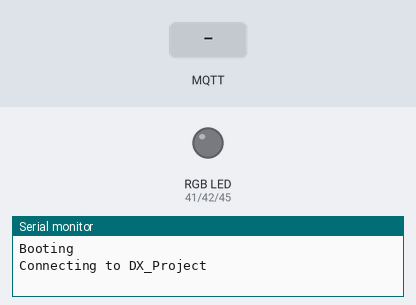
Recording of a sketch running on a simulated ESP32. Shown: an RGB LED mixed from three pins (HIGH = lit), the last lines printed to the serial monitor. The inputs (shaded band) are chosen by the test bench. WiFi joins after 1.5 s; servers stay silent unless stated; random numbers use the default seed unless the sketch sets one; no MQTT or app messages arrive unless stated.

Above: at 0.1 s.
At 21.5 s:
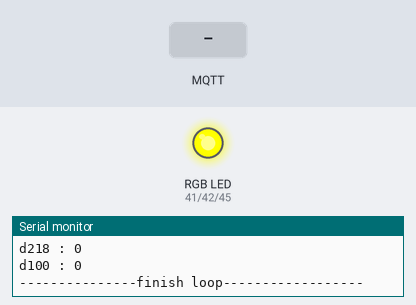
21.6 s: MQTT message "1" arrives on the first subscribed topic
At 26.2 s:
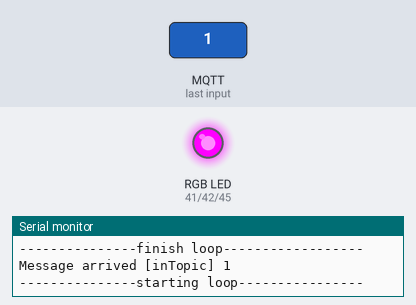
Timing chart, 0 to 27.7 s (numbered marks = the images above; inputs shaded):
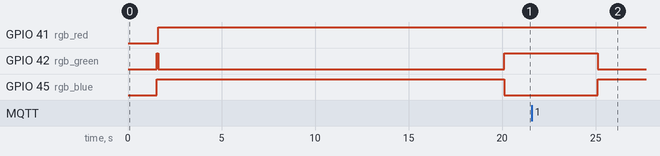

The sketch:

AOD01.ino
```cpp
#include <WiFi.h>
#include <ESPmDNS.h>
#include <WiFiUdp.h>
#include <ArduinoOTA.h>
#include <PubSubClient.h>
#include <ModbusMaster.h>

ModbusMaster node;

//#define led_connection 42
//#define led_run 41

#define rgb_red 41
#define rgb_green 42
#define rgb_blue 45

const char* ssid = "DX_Project";
const char* password = "natmms22";
//const char* ssid = "TP-Link_EF46";
//const char* password = "98148813";
const char* mqtt_server = "192.168.1.2";

IPAddress local_IP(192, 168, 1, 96); // Static IP address192.168.100.164
IPAddress gateway(192, 168, 1, 1);    // Gateway IP address
IPAddress subnet(255, 255, 255, 0);     // subnet

WiFiClient espClient;
PubSubClient client(espClient);

/*void led()
{
  digitalWrite(led_connection , HIGH);
  delay(100);
  digitalWrite(led_connection , LOW);
  delay(100);
}*/

int count_connection;

void setup_wifi()
{
  delay(10);
  // We start by connecting to a WiFi network
  Serial.println();
  Serial.print("Connecting to ");
  Serial.println(ssid);

  WiFi.config(local_IP, gateway, subnet);
  WiFi.mode(WIFI_STA);
  WiFi.begin(ssid, password);

  while (WiFi.status() != WL_CONNECTED)
  {
    count_connection++;
    delay(500);
    Serial.print(".");
    if(count_connection>20)
    {
      ESP.restart();
    }
  }

  randomSeed(micros());

  Serial.println("");
  Serial.println("WiFi connected");
  Serial.println("IP address: ");
  Serial.println(WiFi.localIP());
}

void callback(char* topic, byte* payload, unsigned int length)
{
  Serial.print("Message arrived [");
  Serial.print(topic);
  Serial.print("] ");
  for (int i = 0; i < length; i++) {
    Serial.print((char)payload[i]);
  }
  Serial.println();

  // Switch on the LED if an 1 was received as first character
  if ((char)payload[0] == '1') {
    //digitalWrite(BUILTIN_LED, LOW);   // Turn the LED on (Note that LOW is the voltage level
    // but actually the LED is on; this is because
    // it is active low on the ESP-01)
  } else {
    //digitalWrite(BUILTIN_LED, HIGH);  // Turn the LED off by making the voltage HIGH
  }

}

int timeout ;

void reconnect()
{
  // Loop until we're reconnected
  if (!client.connected())
  {
    led_red();
    Serial.print("Attempting MQTT connection...");
    // Create a random client ID
    String clientId = "ESP8266Client-";
    clientId += String(random(0xffff), HEX);
    // Attempt to connect
    if (client.connect(clientId.c_str())) {
      Serial.println("connected");
      // Once connected, publish an announcement...
      //client.publish("outTopic", "hello world");
      // ... and resubscribe
      client.subscribe("inTopic");
    } else {
      Serial.print("failed, rc=");
      Serial.print(client.state());
      Serial.println(" try again in 5 seconds");
      // Wait 5 seconds before retrying
      //delay(5000);
      timeout++;
      if(timeout >= 10)
      {
        ESP.restart();
      }
    }
  }
}

void setup()
{
  Serial.begin(9600);
  Serial1.begin(9600);
  node.begin(1,Serial1);
  pinMode(rgb_red, OUTPUT);
  pinMode(rgb_green, OUTPUT);
  pinMode(rgb_blue, OUTPUT);
  //pinMode ( led_connection , OUTPUT);
  //pinMode ( led_run, OUTPUT);
  Serial.println("Booting");
  setup_wifi();

  // Port defaults to 3232
  // ArduinoOTA.setPort(3232);

  // Hostname defaults to esp3232-[MAC]
  ArduinoOTA.setHostname("AOD01");

  // No authentication by default
  ArduinoOTA.setPassword("1234");

  // Password can be set with it's md5 value as well
  // MD5(admin) = 21232f297a57a5a743894a0e4a801fc3
  // ArduinoOTA.setPasswordHash("21232f297a57a5a743894a0e4a801fc3");

  ArduinoOTA
    .onStart([]() {
      String type;
      if (ArduinoOTA.getCommand() == U_FLASH)
        type = "sketch";
      else // U_SPIFFS
        type = "filesystem";

      // NOTE: if updating SPIFFS this would be the place to unmount SPIFFS using SPIFFS.end()
      Serial.println("Start updating " + type);
    })
    .onEnd([]() {
      Serial.println("\nEnd");
    })
    .onProgress([](unsigned int progress, unsigned int total) {
      Serial.printf("Progress: %u%%\r", (progress / (total / 100)));
    })
    .onError([](ota_error_t error) {
      Serial.printf("Error[%u]: ", error);
      if (error == OTA_AUTH_ERROR) Serial.println("Auth Failed");
      else if (error == OTA_BEGIN_ERROR) Serial.println("Begin Failed");
      else if (error == OTA_CONNECT_ERROR) Serial.println("Connect Failed");
      else if (error == OTA_RECEIVE_ERROR) Serial.println("Receive Failed");
      else if (error == OTA_END_ERROR) Serial.println("End Failed");
    });

  ArduinoOTA.begin();

  Serial.println("Ready");
  Serial.print("IP address: ");
  Serial.println(WiFi.localIP());
  client.setServer(mqtt_server, 1883);
  client.setCallback(callback);
}

String rssi,d250,d254,d258,d262,d220,d222,d224,d218,d100 ;
char i_rssi[16],i0[16],i1[16],i2[16],i3[16],i4[16],i5[16],i6[16],i7[16],i8[16] ;


void loop()
{
  rssi = WiFi.RSSI();
  //Serial.print(WiFi.RSSI());
  ArduinoOTA.handle();
  if (!client.connected())
  {
    reconnect();
  }
  client.loop();
  led_green();
  //digitalWrite(led_connection, HIGH);
  Serial.println("\n---------------starting loop----------------");

  node.readHoldingRegisters(0, 1);
  Serial.print("d250 : ");
  Serial.println(node.getResponseBuffer(0));
  d250 = node.getResponseBuffer(0);
  node.clearResponseBuffer();

  node.readHoldingRegisters(1, 1);
  Serial.print("d254 : ");
  Serial.println(node.getResponseBuffer(0));
  d254 = node.getResponseBuffer(0);
  node.clearResponseBuffer();

  node.readHoldingRegisters(2, 1);
  Serial.print("d258 : ");
  Serial.println(node.getResponseBuffer(0));
  d258 = node.getResponseBuffer(0);
  node.clearResponseBuffer();


  node.readHoldingRegisters(3, 1);
  Serial.print("d262 : ");
  Serial.println(node.getResponseBuffer(0));
  d262 = node.getResponseBuffer(0);
  node.clearResponseBuffer();

  node.readHoldingRegisters(4, 1);
  Serial.print("d220 : ");
  Serial.println(node.getResponseBuffer(0));
  d220 = node.getResponseBuffer(0);
  node.clearResponseBuffer();

  node.readHoldingRegisters(5, 1);
  Serial.print("d222 : ");
  Serial.println(node.getResponseBuffer(0));
  d222 = node.getResponseBuffer(0);
  node.clearResponseBuffer();

  node.readHoldingRegisters(6, 1);
  Serial.print("d224 : ");
  Serial.println(node.getResponseBuffer(0));
  d224 = node.getResponseBuffer(0);
  node.clearResponseBuffer();

  node.readHoldingRegisters(7, 1);
  Serial.print("d218 : ");
  Serial.println(node.getResponseBuffer(0));
  d218 = node.getResponseBuffer(0);
  node.clearResponseBuffer();

  node.readHoldingRegisters(8, 1);
  Serial.print("d100 : ");
  Serial.println(node.getResponseBuffer(0));
  d100 = node.getResponseBuffer(0);
  node.clearResponseBuffer();

  delay(500);
  led_blue();

  rssi.toCharArray(i_rssi, 16);client.publish("AOD01/rssi", i_rssi);
  d250.toCharArray(i0, 16);client.publish("AOD01/D250", i0);
  d254.toCharArray(i1, 16);client.publish("AOD01/D254", i1);
  d258.toCharArray(i2, 16);client.publish("AOD01/D258", i2);
  d262.toCharArray(i3, 16);client.publish("AOD01/D262", i3);
  d220.toCharArray(i4, 16);client.publish("AOD01/D220", i4);
  d222.toCharArray(i5, 16);client.publish("AOD01/D222", i5);
  d224.toCharArray(i6, 16);client.publish("AOD01/D224", i6);
  d218.toCharArray(i7, 16);client.publish("AOD01/D218", i7);
  d100.toCharArray(i8, 16);client.publish("AOD01/D100", i8);

  Serial.println("\n---------------finish loop------------------\n\n");
  delay(5000);
}

void led_red()
{
  digitalWrite(rgb_red, LOW); digitalWrite(rgb_green, HIGH); digitalWrite(rgb_blue, HIGH);
}

void led_green()
{
  digitalWrite(rgb_red, HIGH); digitalWrite(rgb_green, LOW); digitalWrite(rgb_blue, HIGH);
}

void led_blue()
{
  digitalWrite(rgb_red, HIGH); digitalWrite(rgb_green, HIGH); digitalWrite(rgb_blue, LOW);
}

void rgb_off()
{
  digitalWrite(rgb_red, HIGH); digitalWrite(rgb_green, HIGH); digitalWrite(rgb_blue, HIGH);
}
```
